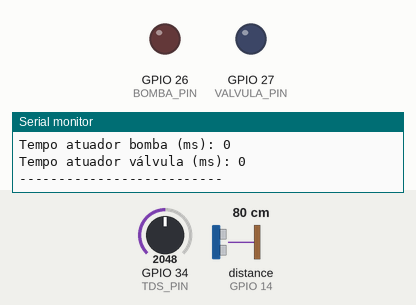
A sketch run on a simulated ESP32. Parts: output pins drawn as LEDs (lit = HIGH), the last lines printed to the serial monitor. Wiring (from diagram.json): ultrasonic range finder: trigger GPIO 12; echo GPIO 14. The test bench sets the inputs (shaded band); at power-on: GPIO 34 (TDS_PIN) = 2048, distance to the obstacle (sensor on GPIO 14) 80 cm. The echo pulse lasts 58.3 µs per cm; WiFi joins after 1.5 s; servers stay silent unless stated; no MQTT or app messages arrive unless stated; pins used as bus, display or sensor lines are not drawn.

Above: at 2.7 s.
2.8 s: GPIO 34 (TDS_PIN) set to 1990
At 7.3 s:
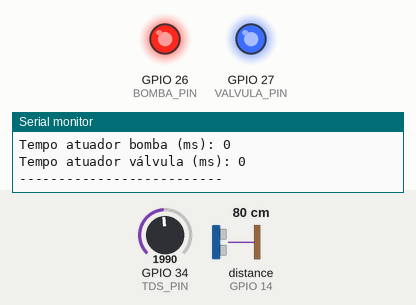
8.8 s: GPIO 34 (TDS_PIN) set to 2866
At 12.9 s:
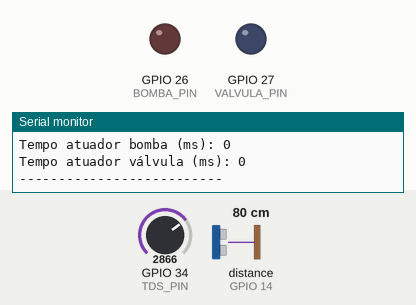
14.8 s: GPIO 34 (TDS_PIN) set to 2047
At 17.3 s:
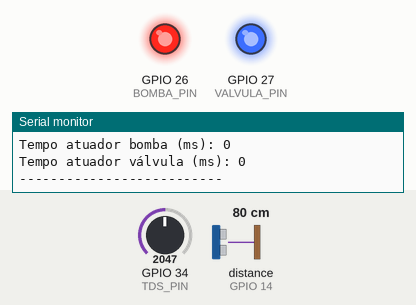
20.8 s: distance to the obstacle (sensor on GPIO 14) set to 13 cm
31.6 s: distance to the obstacle (sensor on GPIO 14) set to 10 cm
At 32.4 s:
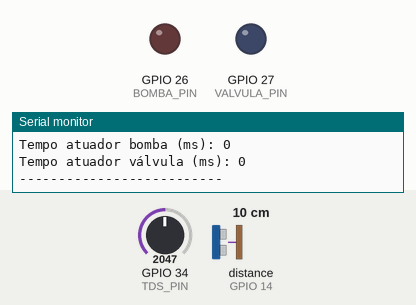
Timing chart, 0 to 34.6 s (numbered marks = the images above; inputs shaded):
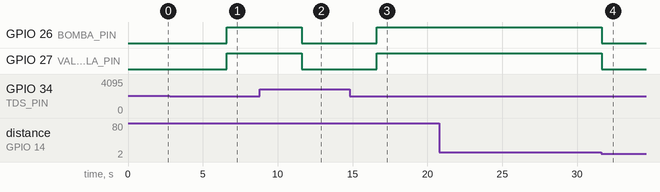

The sketch:

sketch.ino
```cpp
#include <WiFi.h>
#include <PubSubClient.h>

// Wi-Fi
const char* ssid = "Wokwi-GUEST";
const char* password = "";

// MQTT
const char* mqtt_server = "broker.hivemq.com";
const int mqtt_port = 1883;
const char* mqtt_topic_nivel = "cisterna/nivel";
const char* mqtt_topic_qualidade = "cisterna/qualidade";

WiFiClient espClient;
PubSubClient client(espClient);

// Pinos
const int TRIG_PIN = 12;
const int ECHO_PIN = 14;
const int TDS_PIN = 34;
const int BOMBA_PIN = 26;
const int VALVULA_PIN = 27;

void setup_wifi() {
  delay(10);
  Serial.println("Conectando ao Wi-Fi...");
  WiFi.begin(ssid, password);
  while (WiFi.status() != WL_CONNECTED) {
    delay(500);
    Serial.print(".");
  }
  Serial.println("\nWi-Fi conectado.");
  Serial.print("Endereço IP: ");
  Serial.println(WiFi.localIP());
}

void reconnect() {
  while (!client.connected()) {
    Serial.print("Tentando conectar ao MQTT...");
    if (client.connect("ESP32Client")) {
      Serial.println("Conectado!");
    } else {
      Serial.print("Erro: ");
      Serial.print(client.state());
      Serial.println(" Tentando novamente em 5 segundos...");
      delay(5000);
    }
  }
}

long medirNivel() {
  digitalWrite(TRIG_PIN, LOW);
  delayMicroseconds(2);
  digitalWrite(TRIG_PIN, HIGH);
  delayMicroseconds(10);
  digitalWrite(TRIG_PIN, LOW);
  long duracao = pulseIn(ECHO_PIN, HIGH);
  long distancia = duracao * 0.034 / 2;
  return distancia;
}

int lerTDS() {
  int valor = analogRead(TDS_PIN);
  return map(valor, 0, 4095, 0, 1000); // simulação ppm
}

void setup() {
  Serial.begin(115200);
  pinMode(TRIG_PIN, OUTPUT);
  pinMode(ECHO_PIN, INPUT);
  pinMode(BOMBA_PIN, OUTPUT);
  pinMode(VALVULA_PIN, OUTPUT);

  setup_wifi();
  client.setServer(mqtt_server, mqtt_port);
}

void loop() {
  if (!client.connected()) {
    reconnect();
  }
  client.loop();

  // Tempo Sensor de Nível
  unsigned long startNivel = millis();
  long nivel = medirNivel();
  char nivel_str[8];
  sprintf(nivel_str, "%ld", nivel);
  client.publish(mqtt_topic_nivel, nivel_str);
  unsigned long endNivel = millis();
  Serial.print("Tempo sensor de nível (ms): ");
  Serial.println(endNivel - startNivel);

  // Tempo Sensor TDS
  unsigned long startTDS = millis();
  int tds = lerTDS();
  char tds_str[8];
  sprintf(tds_str, "%d", tds);
  client.publish(mqtt_topic_qualidade, tds_str);
  unsigned long endTDS = millis();
  Serial.print("Tempo sensor TDS (ms): ");
  Serial.println(endTDS - startTDS);

  Serial.print("Nível (cm): ");
  Serial.println(nivel);
  Serial.print("TDS (ppm): ");
  Serial.println(tds);

  // Tempo Atuador Bomba
  unsigned long startBomba = millis();
  if (nivel > 10 && tds < 500) {
    digitalWrite(BOMBA_PIN, HIGH);
  } else {
    digitalWrite(BOMBA_PIN, LOW);
  }
  unsigned long endBomba = millis();
  Serial.print("Tempo atuador bomba (ms): ");
  Serial.println(endBomba - startBomba);

  // Tempo Atuador Válvula
  unsigned long startValvula = millis();
  if (nivel > 10 && tds < 500) {
    digitalWrite(VALVULA_PIN, HIGH);
  } else {
    digitalWrite(VALVULA_PIN, LOW);
  }
  unsigned long endValvula = millis();
  Serial.print("Tempo atuador válvula (ms): ");
  Serial.println(endValvula - startValvula);

  Serial.println("--------------------------");
  delay(5000); // 5 segundos entre leituras
}
```

Measured:
- the behaviour switches between 2048 and 2047 on GPIO 34 (TDS_PIN) (found by bisection; images 0 and 1)
- the behaviour switches between 12 and 11 cm on distance to the obstacle (sensor on GPIO 14) (found by bisection; images 3 and 4)
- after the input at 2.8 s, GPIO 26 (BOMBA_PIN), GPIO 27 (VALVULA_PIN): LOW → HIGH after 3.8 s
- after the input at 8.8 s, GPIO 26 (BOMBA_PIN), GPIO 27 (VALVULA_PIN): HIGH → LOW after 2.8 s
- after the input at 14.8 s, GPIO 26 (BOMBA_PIN), GPIO 27 (VALVULA_PIN): LOW → HIGH after 1.8 s
- after the input at 31.6 s, GPIO 26 (BOMBA_PIN): HIGH → LOW after 0.05 s; GPIO 27 (VALVULA_PIN): HIGH → LOW after 0.06 s
